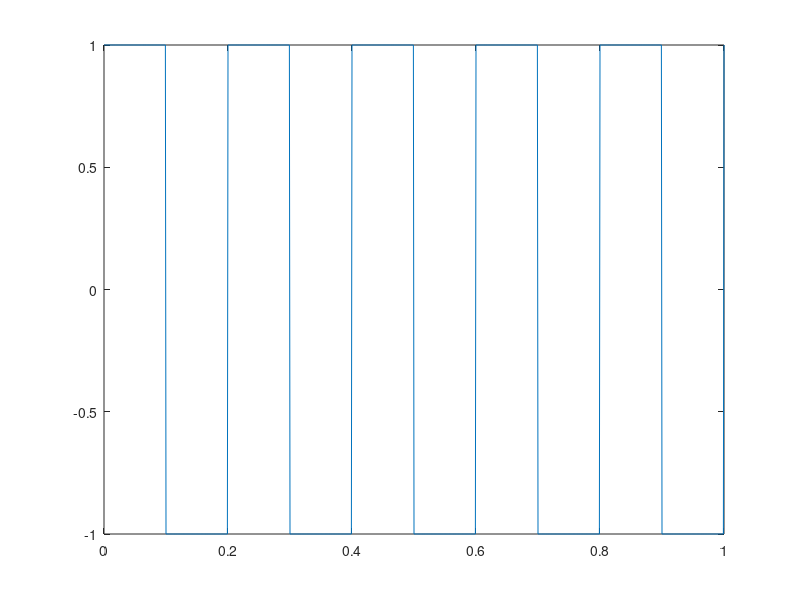
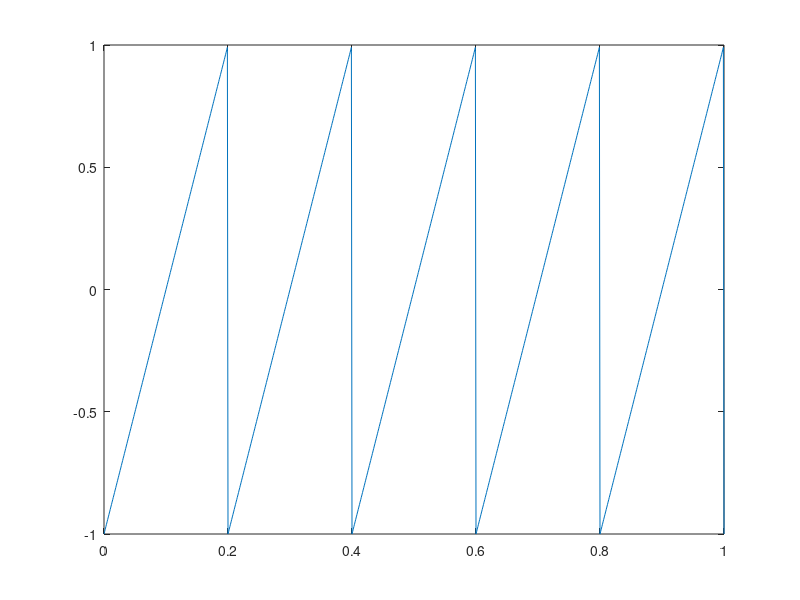
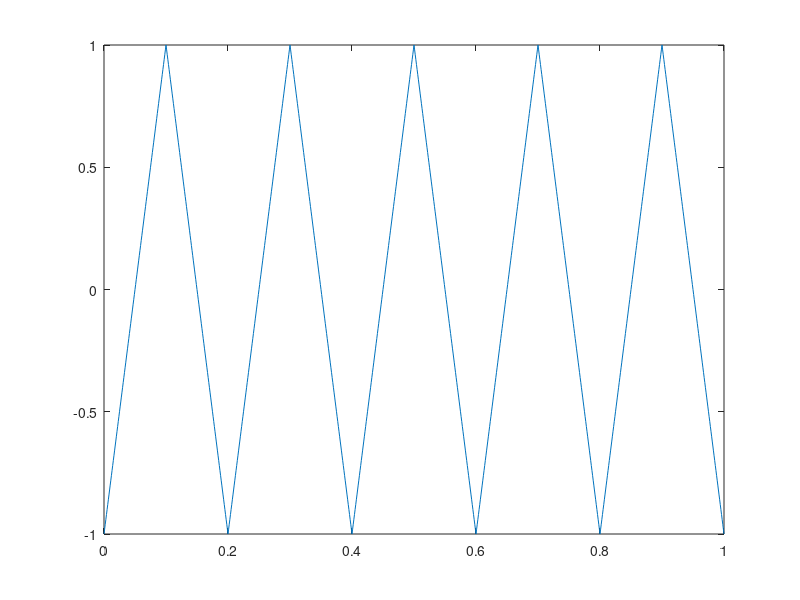
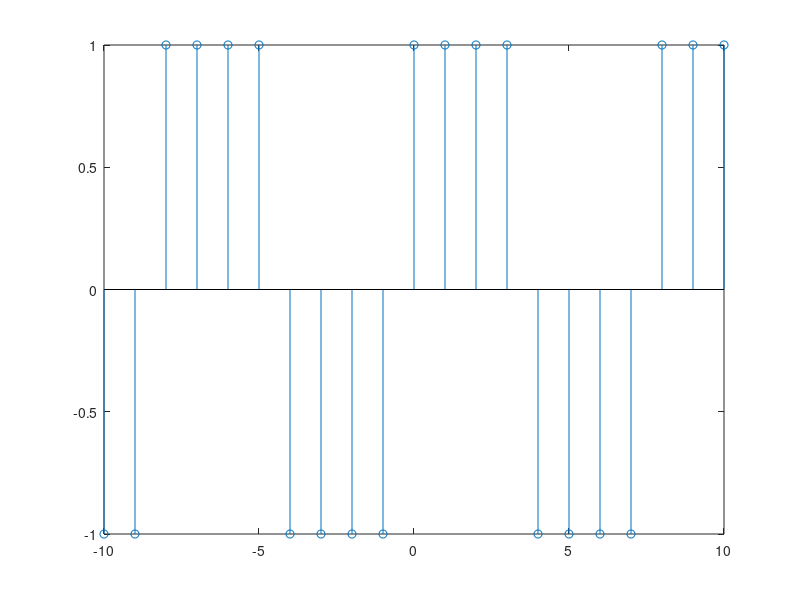

Write the MATLAB code that produced these figures, in order.
%%ch-1 hyat examples

%generation of square wave

A=1;
w0=10*pi;
duty=50;
t=0:0.001:1;
sq=A*square(w0*t,duty);
plot(t,sq)

%sawtooth waveform generator
st=sawtooth(w0*t);
figure(2)
plot(t,st)

%symmetric triangular waveform generator 
width=0.5;
trn=sawtooth(w0*t,width);
figure(3)
plot(t,trn)

%discrete signal square wave
omega=pi/4;
n=-10:10;
sqd=A*square(omega*n);
figure(4)
stem(n,sqd)

%decaying exponential signal
B=5;
a=6;
dex=B*exp(-a*t);
figure(5)
plot(t,dex)

%growing exponential signal
gex=B*exp(a*t);
figure(6)
plot(t,gex)

%growing exponential discrete signal

alpha = 1;
n=-10:10;
gexd=5*exp(alpha*n)/100000;
figure(7)
stem(n,gexd)
axis([-10 10])

%cos signal generation
A=4;
w0=20*pi;
phi=pi/6;
t=0:0.001:1;
cosine=A*cos(w0*t+phi);
figure(8)
plot(t,cosine)

%sin signal continuous time
%1.31
figure(9)
sinus=A*sin(w0*t+phi);
plot(t,sinus)

%discrete time sin signal
n=-10:10;
phi=0;
A=1;
omega=2*pi/12;
sindis=A*sin(omega*n);
figure(10)
stem(n,sindis)

%damped sinusoidal signal generator
A=6;
w0=6*pi;
phi=0;
a=2;
t=0:.001:1;
sinexp = A*sin(w0*t+phi).*exp(-a*t);
figure(11);
plot(t,sinexp)

%discrete exponential sinusoidal
z=sindis.*gexd;
figure(12)
stem(n,z)

%step function
step=[zeros(1,50),0.5,ones(1,50)];
t=-1:0.02:1;
length(step)
length(t)


figure(13)
plot(t,step)

%discrete time unit impulse
delta = [zeros(1,49),1,zeros(1,49)]
n=-49:49;
length(delta)
length(n)
figure(14)
stem(n,delta)


%ramp
ramp=n;
figure(15)
stem(n,ramp)

%rectangualar pulse centred at the origin
t=-1:1/500:1;
u1 = [zeros(1,250),0.5,ones(1,750)];
u2 = [zeros(1,750),0.5,ones(1,250)];
u=u1-u2;
length(t)
length(u)
figure(16)
plot(t,u)

%problems
%1.42
A=5;
w0=20;
duty=60
t=-1:.001:1;
st = A*square(w0*t,duty);
figure(17)
plot(t,st)

%1.42(b)
A=5;
w0=20*2*pi;
t=0:0.01:.25;
y=A*sawtooth(w0*t);
figure(18)
plot(t,y)

%1.43(a)
t=0:0.01:5;
x = 10*exp(-t)-5*exp(-0.5*t);
figure(19)
plot(t,x)

%1.43(b)
t=0:.01:5;
x = 10 * exp(t) + 5 * exp(-0.5*t);
figure(20)
plot(t,x)




